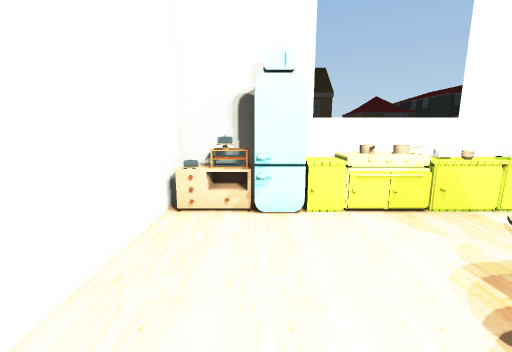
[1] (above)

12 first-person views from a walk through a 3-D level made in the Unity game engine. The camera is 1.3 m above the floor, tilts 10° down and sees 90° across. The floor is counted in squares, 0.5 m on a side. Each view is taken from the middle of a square. On the plan, view 1 faces up. The plan holds only what a view shows up to about 18 squares ahead; the rest is blank. The place goes on beyond the plan. Some surface patterns are stand-ins.

[2]
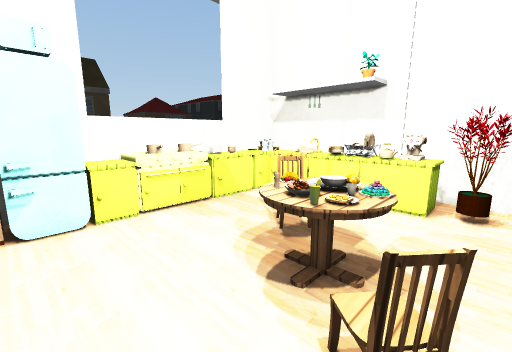

[3]
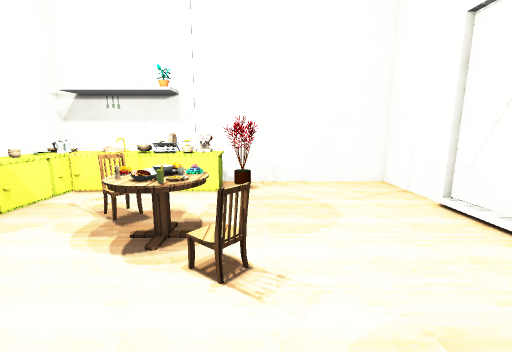

[4]
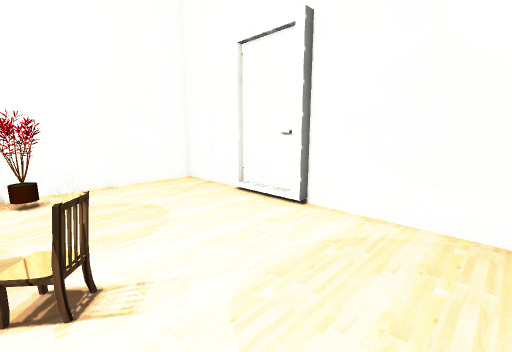

[5]
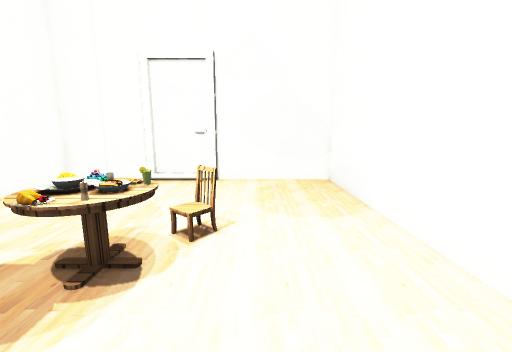

[6]
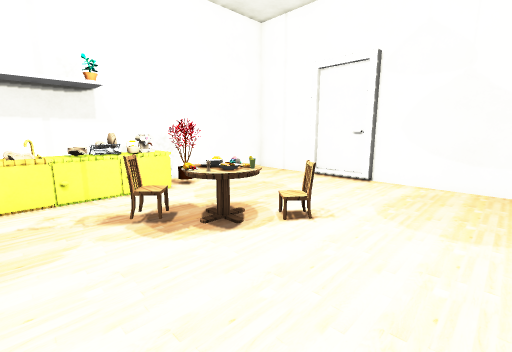

[7]
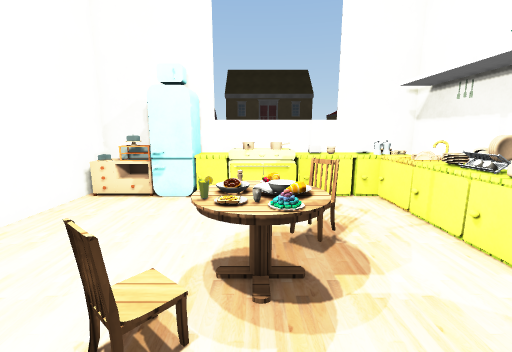

[8]
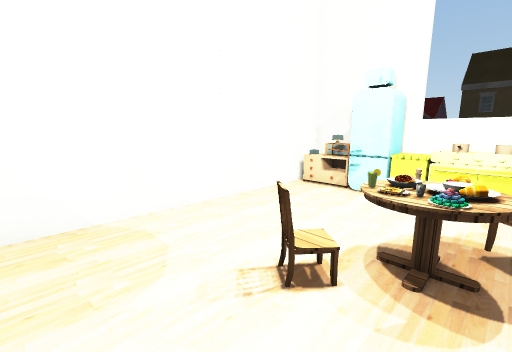

[9]
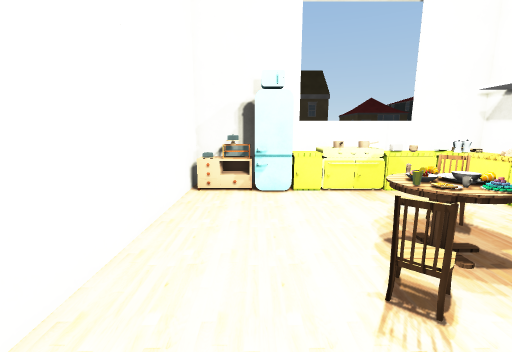

[10]
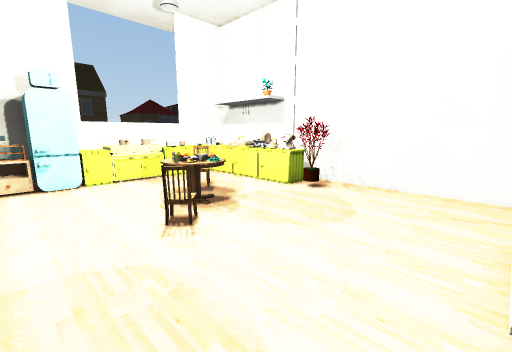

[11]
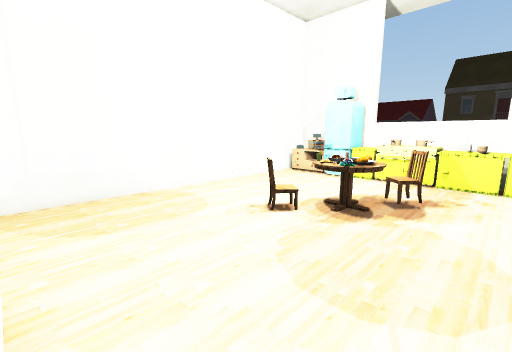

[12]
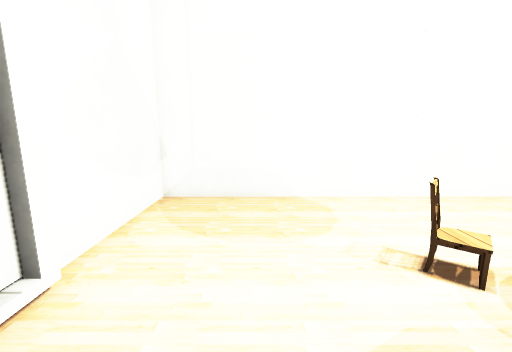

### Floor plan
Points are (right, up) in squares from view 1. A wall is a line through its corners. A room is listed if a view was taken in it or the views show most of it. See-through windows are left out.
Room 1 (views 1, 2, 3, 4, 5, 6, 7, 8, 9, 10, 11, 12)
walls: (9.8, 4.6) (9.8, 6.4); (3.5, -6.1) (3.5, -6.5) (6.4, -6.5); (6.1, -6.2) (6.7, -6.2); (6.9, -6.7) (11.2, -6.7) (11.2, 9.8) (-3, 9.8) (-3, -6.7) (3.1, -6.7) (3.1, -6.2) (4.1, -6.2)
objects: cupboard (-2, 8) to (-1, 9); fridge (0, 8) to (1, 9); chair (2, 1); cabinet (2, 8) to (3, 9); table (3, 1) to (5, 3); other object (4, 8) to (4, 9); pot (5, 8) to (5, 9); chair (6, 4); cabinet (6, 8) to (7, 8); toaster (6, 9) to (7, 9); pot (8, 3); cabinet (8, 8) to (9, 9); tree (9, 0) to (10, 1); cabinet (9, 2) to (10, 3); rack (9, 4) to (10, 4); cabinet (9, 5); cabinet (9, 6) to (9, 8); other object (10, 7)

Positions as (right, up) in squares from view 1, and headings:
1: (0, 0), facing up
2: (0, 0), facing up-right
3: (-2, 0), facing right
4: (-2, 1), facing down-right
5: (1, 7), facing down
6: (-2, 7), facing down-right
7: (4, -2), facing up
8: (5, -3), facing up-left
9: (0, -3), facing up
10: (-1, -6), facing up-right
11: (8, -6), facing up-left
12: (7, -3), facing left
